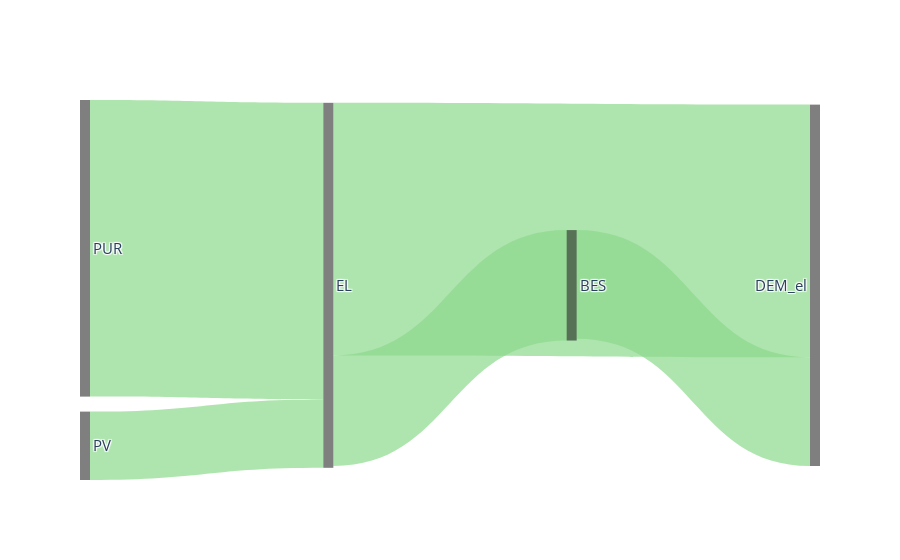

Notebook code for this chart:
### Code cell
# Specifies the energy flows for use in sankey plots.
def sankey_func(sc):
    p = sc.params
    r = sc.res
    return f"""\
    type source target value
    E PUR EL {r.E_pur_T.sum()}
    E PV EL {r.E_PV_OC_T.sum()}
    E PV SELL_el {r.E_PV_FI_T.sum()}
    E EL BES {r.E_BES_in_T.sum()}
    E BES DEM_el {r.E_BES_out_T.sum()}
    E EL DEM_el {p.E_dem_T.sum()- r.E_BES_in_T.sum()}
    """

cs.scens.sc1.plot.sankey(sankey_func)
# Note: Press F5 to update output.

### Figure 1 — Plotly figure (JSON) as saved in the notebook; plotly's stock layout.template omitted (floating-point values rounded to 4 significant figures)
{"data": [{"link": {"color": ["hsla(120, 50%, 70%, 0.7)", "hsla(120, 50%, 70%, 0.7)", "hsla(120, 50%, 70%, 0.7)", "hsla(120, 50%, 70%, 0.7)", "hsla(120, 50%, 70%, 0.7)", "hsla(120, 50%, 70%, 0.7)"], "source": [3, 1, 1, 5, 0, 5], "target": [5, 5, 2, 0, 4, 4], "value": [408.3, 94.16, 0, 152.1, 149.6, 347.9]}, "node": {"color": "hsla(0, 0%, 0%, 0.5)", "label": ["BES", "PV", "SELL_el", "PUR", "DEM_el", "EL"], "line": {"color": "white", "width": 0}, "pad": 15, "thickness": 10}, "orientation": "h", "type": "sankey", "valueformat": ".2f", "valuesuffix": "MWh"}], "layout": {"font": {"size": 15}, "title": {"text": ""}}}
